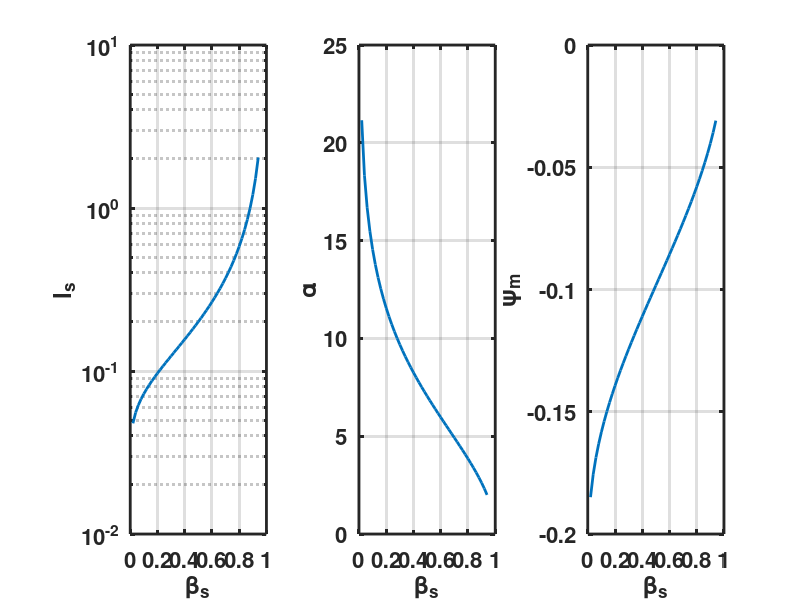

Here is the MATLAB script that generated this plot:
% 20-07-30 04:52
close all;clear;clc;

global betas ls n tol alpha0 ls0 psim0;
n=2;
tol=1e-8;

bb=0.02:0.02:0.95;
ll=0.*bb;
aa=0.*bb;
pp=0.*bb;
for jb=1:length(bb)
    betas=bb(jb);
    alpha0=8*log((sqrt(1-betas)+1)/sqrt(betas));
    ls0=1/(alpha0*sqrt(1-betas));
    psim0=log(betas)/alpha0;
    aa(jb)=alpha0;
    pp(jb)=psim0;
    ll(jb)=ls0;
end

figure('unit','normalized','DefaultAxesFontSize',16,...
    'DefaultAxesFontWeight','bold',...
    'DefaultAxesLineWidth',2,...
    'position',[0.02,0.6,0.8,0.3]);

% plot(bb,log10(ll),'linewidth',2);
subplot(131);
semilogy(bb,ll,'linewidth',2);
grid on; box on;
xlabel('\beta_s');ylabel('l_s');

subplot(132);
plot(bb,aa,'linewidth',2);
grid on; box on;
xlabel('\beta_s');ylabel('\alpha');

subplot(133);
plot(bb,pp,'linewidth',2);
grid on; box on;
xlabel('\beta_s');ylabel('\psi_m');
